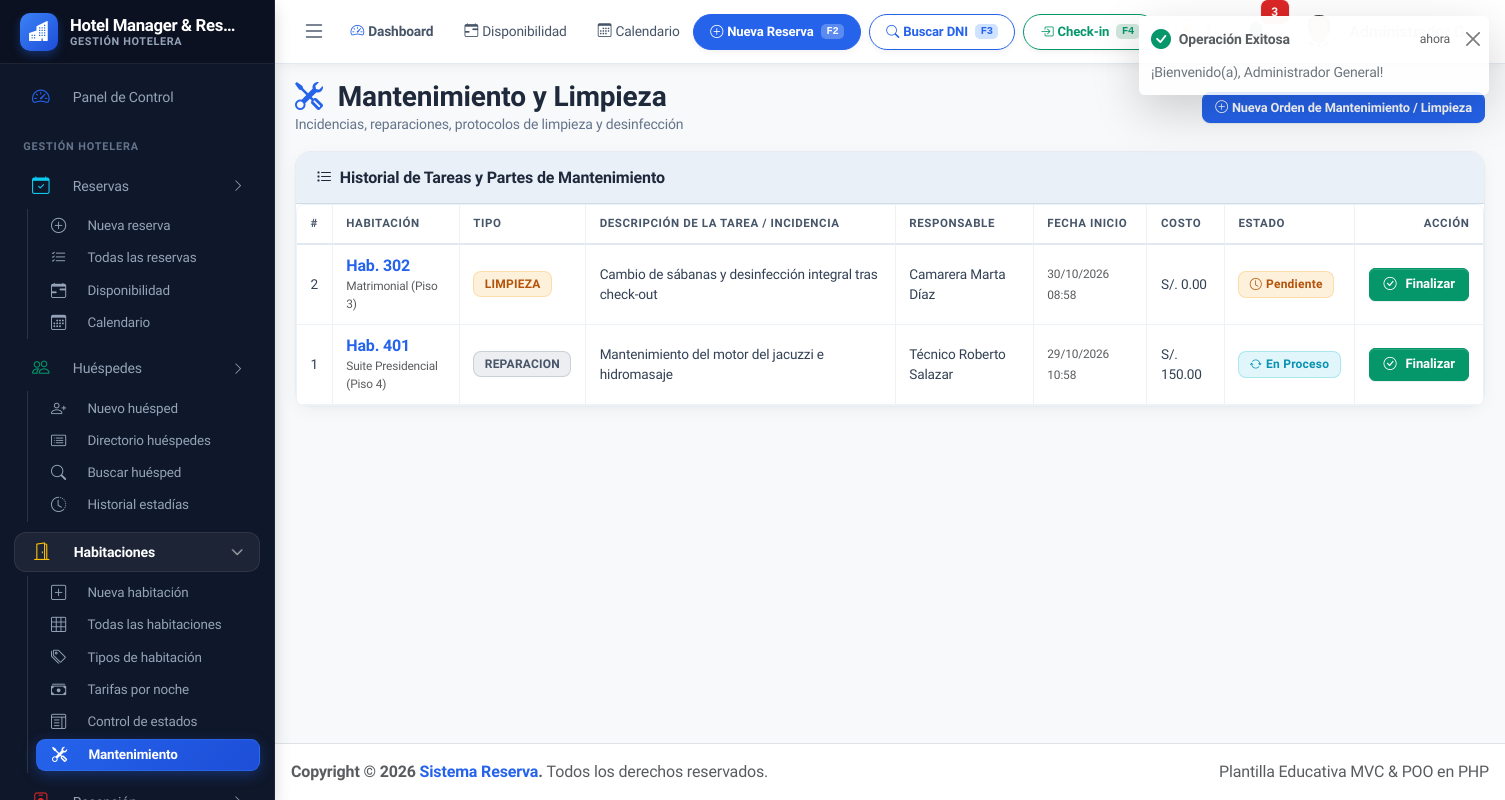
The app's page /index.php?url=habitaciones/mantenimiento (signed in) with its own data.
### tables this page shows
CREATE TABLE IF NOT EXISTS mantenimientos (
    id INT AUTO_INCREMENT PRIMARY KEY,
    habitacion_id INT NOT NULL,
    tipo ENUM('limpieza', 'mantenimiento', 'reparacion', 'inspeccion') DEFAULT 'limpieza',
    descripcion TEXT NOT NULL,
    responsable VARCHAR(100) NULL,
    fecha_inicio DATETIME NOT NULL,
    fecha_fin DATETIME NULL,
    costo DECIMAL(10, 2) DEFAULT 0.00,
    estado ENUM('pendiente', 'en_proceso', 'finalizado') DEFAULT 'pendiente',
    created_at TIMESTAMP DEFAULT CURRENT_TIMESTAMP,
    FOREIGN KEY (habitacion_id) REFERENCES habitaciones(id) ON DELETE CASCADE
);

CREATE TABLE IF NOT EXISTS habitaciones (
    id INT AUTO_INCREMENT PRIMARY KEY,
    numero VARCHAR(20) NOT NULL UNIQUE,
    tipo_id INT NOT NULL,
    piso VARCHAR(10) NOT NULL DEFAULT '1',
    precio_diario DECIMAL(10, 2) NOT NULL DEFAULT 0.00,
    estado ENUM('disponible', 'ocupada', 'limpieza', 'mantenimiento') DEFAULT 'disponible',
    descripcion TEXT NULL,
    created_at TIMESTAMP DEFAULT CURRENT_TIMESTAMP,
    updated_at TIMESTAMP DEFAULT CURRENT_TIMESTAMP ON UPDATE CURRENT_TIMESTAMP,
    FOREIGN KEY (tipo_id) REFERENCES tipos_habitacion(id) ON DELETE RESTRICT,
    INDEX idx_estado (estado)
);

CREATE TABLE IF NOT EXISTS tipos_habitacion (
    id INT AUTO_INCREMENT PRIMARY KEY,
    nombre VARCHAR(80) NOT NULL UNIQUE,
    descripcion TEXT NULL,
    capacidad INT NOT NULL DEFAULT 1,
    precio_base DECIMAL(10, 2) NOT NULL DEFAULT 0.00,
    caracteristicas TEXT NULL COMMENT 'Wifi, TV, Jacuzzi, Aire Acondicionado, etc.',
    estado TINYINT(1) DEFAULT 1,
    created_at TIMESTAMP DEFAULT CURRENT_TIMESTAMP
);

### app/Controllers/HabitacionController.php (called while the page is built, shortened)
<?php
class HabitacionController extends Controller
{
    private Habitacion $habModel;
    private Mantenimiento $mantModel;
    public function __construct()
    {
        $this->habModel = new Habitacion();
        $this->mantModel = new Mantenimiento();
    }
    public function mantenimiento(): void
    {
        $mantenimientos = $this->mantModel->listarTodos();
        $habitaciones = $this->habModel->listarTodos();
        $this->render('habitaciones/mantenimiento', [
            'mantenimientos' => $mantenimientos,
            'habitaciones'   => $habitaciones
        ], 'Mantenimiento y Limpieza de Habitaciones');
    }
}

### app/Core/Router.php (called while the page is built, shortened)
<?php
class Router
{
    public function dispatch(): void
    {
        $url = $_GET['url'] ?? '';
        $url = trim($url, '/');
        $partes = $url !== '' ? explode('/', $url) : [];
        $nombreControlador = !empty($partes[0]) ? strtolower($partes[0]) : 'home';
        $metodo = !empty($partes[1]) ? $partes[1] : 'index';
        $parametros = array_slice($partes, 2);
        $alias = [
            'checkin'        => ['RecepcionController', 'checkin'],
            'checkout'       => ['RecepcionController', 'checkout'],
            'disponibilidad' => ['ReservaController', 'disponibilidad'],
            'calendario'     => ['ReservaController', 'calendario'],
            'estadias'       => ['RecepcionController', 'estadias'],
        ];
        if (isset($alias[$nombreControlador])) {
            $nombreClase = $alias[$nombreControlador][0];
            $metodo = !empty($partes[1]) ? $this->formatearMetodo($partes[1]) : $alias[$nombreControlador][1];
            $controladorCompleto = "App\\Controllers\\{$nombreClase}";
        } else {
            $metodo = $this->formatearMetodo($metodo);
        }
        $instanciaControlador = new $controladorCompleto();
        call_user_func_array([$instanciaControlador, $metodo], $parametros);
    }
    private function formatearMetodo(string $nombre): string
    {
        $partes = explode('-', $nombre);
        $metodo = array_shift($partes);
        return lcfirst($metodo);
    }
}

### public/index.php (called while the page is built, shortened)
<?php
require_once __DIR__ . '/../app/Core/Autoloader.php';
require_once __DIR__ . '/../app/Config/App.php';
require_once __DIR__ . '/../app/Core/Helpers.php';
$router = new Router();
$router->dispatch();

### app/Core/Autoloader.php (called while the page is built, shortened)
<?php
class Autoloader
{
    public static function registrar(): void
    {
        spl_autoload_register(function ($clase) {
            $prefijo = 'App\\';
            $directorioBase = dirname(__DIR__) . DIRECTORY_SEPARATOR;
            $longitudPrefijo = strlen($prefijo);
            $claseRelativa = substr($clase, $longitudPrefijo);
            $archivo = $directorioBase . str_replace('\\', DIRECTORY_SEPARATOR, $claseRelativa) . '.php';
        });
    }
}

### app/Config/Database.php (called while the page is built, shortened)
<?php
class Database
{
    private static string $host = 'localhost';
    private static string $database = 'sistema_reserva';
    private static string $username = 'root';
    private static string $password = '';
    private static ?PDO $conexion = null;
    public static function conectar(): PDO
    {
        if (self::$conexion === null) {
            $dsn = "mysql:host=" . self::$host . ";dbname=" . self::$database . ";charset=utf8mb4";
            try {
                self::$conexion = new PDO(
                    $dsn,
                    self::$username,
                    self::$password,
                    [
                        PDO::ATTR_ERRMODE => PDO::ERRMODE_EXCEPTION,
                        PDO::ATTR_DEFAULT_FETCH_MODE => PDO::FETCH_ASSOC,
                        PDO::ATTR_EMULATE_PREPARES => false
                    ]
                );
            } catch (PDOException $e) {
                echo "<!DOCTYPE html>
                <html lang='es'>
                <head>
                    <meta charset='UTF-8'>
                    <title>Error de Conexión - MySQL</title>
                    <style>
                        body { font-family: system-ui, -apple-system, sans-serif; background-color: #f4f6f9; padding: 40px 20px; }
                        .card { max-width: 650px; margin: 0 auto; background: #ffffff; border-radius: 10px; box-shadow: 0 4px 15px rgba(0,0,0,0.08); overflow: hidden; border: 1px solid #e2e8f0; }
                        .header { background: #dc3545; color: #fff; padding: 20px; }
                        .header h2 { margin: 0; font-size: 1.25rem; }
                        .content { padding: 25px; color: #334155; }
                        .error-box { background: #fff1f2; border: 1px solid #fecdd3; border-radius: 6px; padding: 12px; font-family: monospace; font-size: 0.85rem; color: #be123c; margin: 15px 0; word-break: break-all; }
                        ol { padding-left: 20px; line-height: 1.6; }
                        code { background: #e2e8f0; padding: 2px 6px; border-radius: 4px; font-size: 0.9em; }
                    </style>
                </head>
                <body>
                    <div class='card'>
                        <div class='header'>
                            <h2>⚠️ Error de Conexión a la Base de Datos</h2>
                        </div>
                        <div class='content'>
                            <p>No se pudo conectar a la base de datos <strong>" . htmlspecialchars(self::$database) . "</strong> en <code>" . htmlspecialchars(self::$host) . "</code>.</p>
                            <div class='error-box'>
                                <strong>Detalle técnico:</strong> " . htmlspecialchars($e->getMessage()) . "
                            </div>
                            <h4 style='margin-bottom: 8px;'>Guía de solución para alumnos:</h4>
                            <ol>
                                <li>Abre <strong>Laragon</strong> y haz clic en <strong>Start All</strong> para encender Apache y MySQL.</li>
                                <li>Asegúrate de importar el script <code>database/database.sql</code> en <em>phpMyAdmin</em> o <em>HeidiSQL</em>.</li>
                                <li>Si tus credenciales son distintas a <code>root</code> y contraseña vacía, cámbialas en <code>app/Config/Database.php</code>.</li>
                            </ol>
                        </div>
                    </div>
                </body>
                </html>";
                exit;
            }
        }
        return self::$conexion;
    }
}

### app/Core/Model.php (called while the page is built, shortened)
<?php
abstract class Model
{
    public function __construct()
    {
        $this->db = Database::conectar();
    }
}

### app/Models/Mantenimiento.php (called while the page is built, shortened)
<?php
class Mantenimiento extends Model
{
    public function listarTodos(): array
    {
        $sql = "SELECT m.*, h.numero as habitacion_numero, h.piso, th.nombre as tipo_nombre
                FROM mantenimientos m
                INNER JOIN habitaciones h ON h.id = m.habitacion_id
                INNER JOIN tipos_habitacion th ON th.id = h.tipo_id
                ORDER BY m.id DESC";
        return $this->db->query($sql)->fetchAll();
    }
}

### app/Core/Helpers.php (called while the page is built, shortened)
<?php
if (!function_exists('base_url')) {
    function base_url(string $path = ''): string
    {
        return App::baseUrl() . ($path ? '/' . ltrim($path, '/') : '');
    }
}
if (!function_exists('url')) {
    function url(string $route = ''): string
    {
        $route = ltrim($route, '/');
        if ($route === '') {
            return base_url();
        }
        return base_url('index.php?url=' . $route);
    }
}
if (!function_exists('dinero')) {
    function dinero(float|int|string|null $monto): string
    {
        $num = (float)($monto ?? 0);
        return 'S/. ' . number_format($num, 2, '.', ',');
    }
}
if (!function_exists('fecha_es')) {
    function fecha_es(?string $fecha, bool $conHora = false): string
    {
        $timestamp = strtotime($fecha);
        return $conHora ? date('d/m/Y H:i', $timestamp) : date('d/m/Y', $timestamp);
    }
}

### app/Config/App.php (called while the page is built, shortened)
<?php
class App
{
    public static function baseUrl(): string
    {
        $protocol = (!empty($_SERVER['HTTPS']) && $_SERVER['HTTPS'] !== 'off') ? "https://" : "http://";
        $host = $_SERVER['HTTP_HOST'] ?? 'localhost';
        $scriptDir = str_replace('\\', '/', dirname($_SERVER['SCRIPT_NAME'] ?? ''));
        if ($scriptDir === '/' || $scriptDir === '.' || $scriptDir === '') {
            $baseFolder = '';
        } else {
            $baseFolder = '/' . trim($scriptDir, '/');
        }
        return rtrim($protocol . $host . $baseFolder, '/');
    }
}

### app/Views/habitaciones/mantenimiento.php (the view, shortened to what this page needs)
<div class="app-content">
    <div class="container-fluid">
        <div class="card">
            <div class="card-header">
                <h5 class="card-title mb-0"><i class="bi bi-list-task me-2"></i>Historial de Tareas y Partes de Mantenimiento</h5>
            </div>
            <div class="card-body p-0">
                <div class="table-responsive">
                    <table class="table table-hover align-middle mb-0">
                        <thead class="table-light">
                            <tr>
                                <th>#</th>
                                <th>Habitación</th>
                                <th>Tipo</th>
                                <th>Descripción de la Tarea / Incidencia</th>
                                <th>Responsable</th>
                                <th>Fecha Inicio</th>
                                <th>Costo</th>
                                <th>Estado</th>
                                <th class="text-end pe-3">Acción</th>
                            </tr>
                        </thead>
                        <tbody>
                            <?php if (empty($mantenimientos)): ?>
                                <tr><td colspan="9" class="text-center py-4 text-muted">No hay registros de mantenimiento o limpieza activos.</td></tr>
                            <?php else: ?>
                                <?php foreach ($mantenimientos as $m): ?>
                                    <tr>
                                        <td><?= $m['id'] ?></td>
                                        <td>
                                            <span class="fw-bold fs-6 text-primary">Hab. <?= htmlspecialchars($m['habitacion_numero']) ?></span>
                                            <small class="text-muted d-block"><?= htmlspecialchars($m['tipo_nombre']) ?> (Piso <?= $m['piso'] ?>)</small>
                                        </td>
                                        <td>
                                            <span class="badge <?= ($m['tipo'] === 'limpieza') ? 'badge-soft-warning' : 'badge-soft-secondary' ?> text-uppercase">
                                                <?= htmlspecialchars($m['tipo']) ?>
                                            </span>
                                        </td>
                                        <td><?= htmlspecialchars($m['descripcion']) ?></td>
                                        <td><?= htmlspecialchars($m['responsable'] ?: 'No asignado') ?></td>
                                        <td><small class="text-muted"><?= fecha_es($m['fecha_inicio'], true) ?></small></td>
                                        <td><?= dinero($m['costo']) ?></td>
                                        <td>
                                            <?= match($m['estado']) {
                                                'pendiente'  => '<span class="badge badge-soft-warning"><i class="bi bi-clock me-1"></i>Pendiente</span>',
                                                'en_proceso' => '<span class="badge badge-soft-info"><i class="bi bi-arrow-repeat me-1"></i>En Proceso</span>',
                                                'finalizado' => '<span class="badge badge-soft-success"><i class="bi bi-check-all me-1"></i>Finalizado</span>',
                                                default      => htmlspecialchars($m['estado'])
                                            } ?>
                                        </td>
                                        <td class="text-end pe-3">
                                            <?php if ($m['estado'] !== 'finalizado'): ?>
                                                <a href="<?= url('habitaciones/finalizarMantenimiento/' . $m['id']) ?>" class="btn btn-sm btn-success" title="Finalizar tarea y habilitar habitación" data-confirm="¿Confirmar que el mantenimiento/limpieza ha finalizado? La habitación pasará a estado DISPONIBLE.">
                                                    <i class="bi bi-check-circle me-1"></i> Finalizar
                                                </a>
                                            <?php else: ?>
                                                <small class="text-muted">Cerrado <?= fecha_es($m['fecha_fin'], true) ?></small>
                                            <?php endif; ?>
                                        </td>
                                    </tr>
                                <?php endforeach; ?>
                            <?php endif; ?>
                        </tbody>
                    </table>
                </div>
            </div>
        </div>
    </div>
</div>

### records on screen
mantenimientos: id "2", habitacion.numero "302", tipos_habitacion.nombre "Matrimonial", habitacion.piso "3", tipo "LIMPIEZA", descripcion "Cambio de sábanas y desinfección integral tras check-out", responsable "Camarera Marta Díaz", fecha_inicio "30/10/2026 08:58", costo "S/. 0.00", estado "Pendiente"
mantenimientos: id "1", habitacion.numero "401", tipos_habitacion.nombre "Suite Presidencial", habitacion.piso "4", tipo "REPARACION", descripcion "Mantenimiento del motor del jacuzzi e hidromasaje", responsable "Técnico Roberto Salazar", fecha_inicio "29/10/2026 10:58", costo "S/. 150.00", estado "En Proceso"

### other values on screen
$flashTitulo "Operación Exitosa"
$_SESSION['flash']['mensaje'] "¡Bienvenido(a), Administrador General!"
$totalAlertas "3"
auth_user('nombre') "Administrador G…"
$nombreEmpresa "Hotel Manager & Res…"
$titulo "Mantenimiento y Limpieza"
$subtitulo "Incidencias, reparaciones, protocolos de limpieza y desinfección"
$accion['texto'] "Nueva Orden de Mantenimiento / Limpieza"
